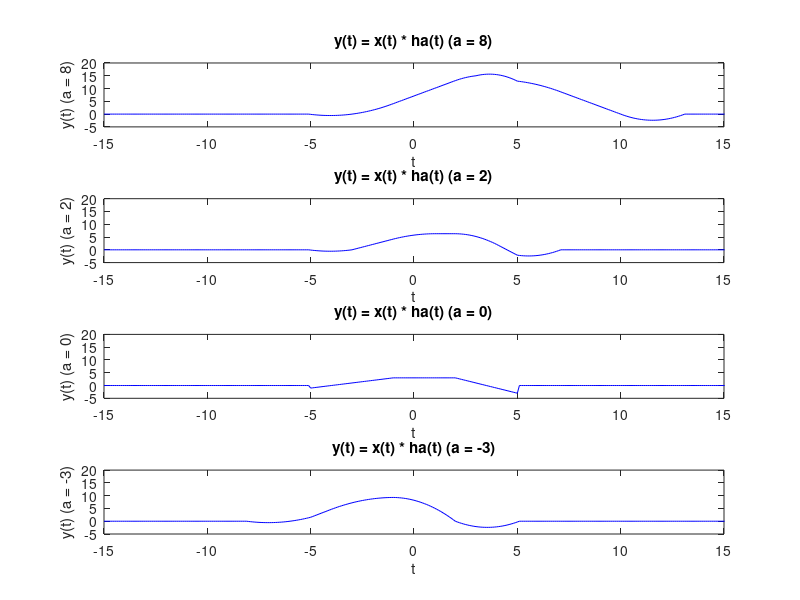

The MATLAB source for this figure:
% define x(t)
t = -15:0.1:30;
x = zeros(size(t));
x(t>=-5 & t<=-1) = t(t>=-5 & t<=-1) + 4;
x(t>-1 & t<2) = 3;
x(t>=2 & t<=5) = 7-2*t(t>=2 & t<= 5);

% define ha(t)
a_values = [8,2,0,-3];
for m = 1:length(a_values)
    a = a_values(m);
    ha = zeros(size(t));
    if a>=0
        ha(t>=0 & t<=a) = 1;
    else
        ha(t>=a & t<=0) = 1;
    end
    if a == 0
        ha(t == 0) = 1;
    end
    % convolution integral
    y = zeros(size(t));
    if a == 0
        y = x;
    else
        for i = 1:length(t)
            if a ~= 0
                product = x .* interp1(t, ha, t(i)-t, 'linear', 0);
            else
                product = x .* ha(t == t(i)); % because if a=0 means ha is an impulse function
            end
            y(i) = trapz(t, product);
        end
    end

    % plotting
   
    subplot(length(a_values),1,m);
    plot(t, y, 'b');
    xlabel('t');
    ylabel(sprintf('y(t) (a = %d)', a));
    title(sprintf('y(t) = x(t) * ha(t) (a = %d)', a));
    ylim([-5, 20]);
    xlim([-15, 15]);
    
end 